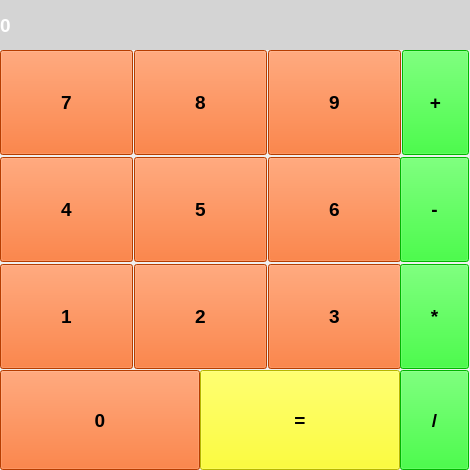
<?xml version="1.0" encoding="UTF-8"?>
<ui version="4.0">
 <class>MainWindow</class>
 <widget class="QMainWindow" name="MainWindow">
  <property name="geometry">
   <rect>
    <x>0</x>
    <y>0</y>
    <width>470</width>
    <height>470</height>
   </rect>
  </property>
  <property name="windowTitle">
   <string>Calculation</string>
  </property>
  <widget class="QWidget" name="centralwidget">
   <widget class="QLabel" name="label_result">
    <property name="geometry">
     <rect>
      <x>0</x>
      <y>0</y>
      <width>470</width>
      <height>50</height>
     </rect>
    </property>
    <property name="font">
     <font>
      <pointsize>14</pointsize>
      <weight>75</weight>
      <italic>false</italic>
      <bold>true</bold>
      <underline>false</underline>
      <strikeout>false</strikeout>
      <kerning>false</kerning>
     </font>
    </property>
    <property name="styleSheet">
     <string notr="true">color: rgb(255, 255, 255);
background-color: rgb(212, 212, 212);</string>
    </property>
    <property name="text">
     <string>0</string>
    </property>
    <property name="margin">
     <number>10</number>
    </property>
   </widget>
   <widget class="QPushButton" name="btn_0">
    <property name="geometry">
     <rect>
      <x>0</x>
      <y>370</y>
      <width>200</width>
      <height>100</height>
     </rect>
    </property>
    <property name="font">
     <font>
      <pointsize>14</pointsize>
      <weight>75</weight>
      <bold>true</bold>
     </font>
    </property>
    <property name="styleSheet">
     <string notr="true">background-color: rgb(255, 85, 0);</string>
    </property>
    <property name="text">
     <string>0</string>
    </property>
   </widget>
   <widget class="QPushButton" name="btn_equal">
    <property name="geometry">
     <rect>
      <x>200</x>
      <y>370</y>
      <width>200</width>
      <height>100</height>
     </rect>
    </property>
    <property name="font">
     <font>
      <pointsize>14</pointsize>
      <weight>75</weight>
      <bold>true</bold>
     </font>
    </property>
    <property name="styleSheet">
     <string notr="true">background-color: rgb(255, 255, 0);</string>
    </property>
    <property name="text">
     <string>=</string>
    </property>
   </widget>
   <widget class="QPushButton" name="btn_7">
    <property name="geometry">
     <rect>
      <x>0</x>
      <y>50</y>
      <width>133</width>
      <height>105</height>
     </rect>
    </property>
    <property name="font">
     <font>
      <pointsize>14</pointsize>
      <weight>75</weight>
      <bold>true</bold>
     </font>
    </property>
    <property name="styleSheet">
     <string notr="true">background-color: rgb(255, 85, 0);</string>
    </property>
    <property name="text">
     <string>7</string>
    </property>
   </widget>
   <widget class="QPushButton" name="btn_4">
    <property name="geometry">
     <rect>
      <x>0</x>
      <y>157</y>
      <width>133</width>
      <height>105</height>
     </rect>
    </property>
    <property name="font">
     <font>
      <pointsize>14</pointsize>
      <weight>75</weight>
      <bold>true</bold>
     </font>
    </property>
    <property name="styleSheet">
     <string notr="true">background-color: rgb(255, 85, 0);</string>
    </property>
    <property name="text">
     <string>4</string>
    </property>
   </widget>
   <widget class="QPushButton" name="btn_1">
    <property name="geometry">
     <rect>
      <x>0</x>
      <y>264</y>
      <width>133</width>
      <height>105</height>
     </rect>
    </property>
    <property name="font">
     <font>
      <pointsize>14</pointsize>
      <weight>75</weight>
      <bold>true</bold>
     </font>
    </property>
    <property name="styleSheet">
     <string notr="true">background-color: rgb(255, 85, 0);</string>
    </property>
    <property name="text">
     <string>1</string>
    </property>
   </widget>
   <widget class="QPushButton" name="btn_8">
    <property name="geometry">
     <rect>
      <x>134</x>
      <y>50</y>
      <width>133</width>
      <height>105</height>
     </rect>
    </property>
    <property name="font">
     <font>
      <pointsize>14</pointsize>
      <weight>75</weight>
      <bold>true</bold>
     </font>
    </property>
    <property name="styleSheet">
     <string notr="true">background-color: rgb(255, 85, 0);</string>
    </property>
    <property name="text">
     <string>8</string>
    </property>
   </widget>
   <widget class="QPushButton" name="btn_9">
    <property name="geometry">
     <rect>
      <x>268</x>
      <y>50</y>
      <width>133</width>
      <height>105</height>
     </rect>
    </property>
    <property name="font">
     <font>
      <pointsize>14</pointsize>
      <weight>75</weight>
      <bold>true</bold>
     </font>
    </property>
    <property name="styleSheet">
     <string notr="true">background-color: rgb(255, 85, 0);</string>
    </property>
    <property name="text">
     <string>9</string>
    </property>
   </widget>
   <widget class="QPushButton" name="btn_5">
    <property name="geometry">
     <rect>
      <x>134</x>
      <y>157</y>
      <width>133</width>
      <height>105</height>
     </rect>
    </property>
    <property name="font">
     <font>
      <pointsize>14</pointsize>
      <weight>75</weight>
      <bold>true</bold>
     </font>
    </property>
    <property name="styleSheet">
     <string notr="true">background-color: rgb(255, 85, 0);</string>
    </property>
    <property name="text">
     <string>5</string>
    </property>
   </widget>
   <widget class="QPushButton" name="btn_6">
    <property name="geometry">
     <rect>
      <x>268</x>
      <y>157</y>
      <width>133</width>
      <height>105</height>
     </rect>
    </property>
    <property name="font">
     <font>
      <pointsize>14</pointsize>
      <weight>75</weight>
      <bold>true</bold>
     </font>
    </property>
    <property name="styleSheet">
     <string notr="true">background-color: rgb(255, 85, 0);</string>
    </property>
    <property name="text">
     <string>6</string>
    </property>
   </widget>
   <widget class="QPushButton" name="btn_2">
    <property name="geometry">
     <rect>
      <x>134</x>
      <y>264</y>
      <width>133</width>
      <height>105</height>
     </rect>
    </property>
    <property name="font">
     <font>
      <pointsize>14</pointsize>
      <weight>75</weight>
      <bold>true</bold>
     </font>
    </property>
    <property name="styleSheet">
     <string notr="true">background-color: rgb(255, 85, 0);</string>
    </property>
    <property name="text">
     <string>2</string>
    </property>
   </widget>
   <widget class="QPushButton" name="btn_3">
    <property name="geometry">
     <rect>
      <x>268</x>
      <y>264</y>
      <width>133</width>
      <height>105</height>
     </rect>
    </property>
    <property name="font">
     <font>
      <pointsize>14</pointsize>
      <weight>75</weight>
      <bold>true</bold>
     </font>
    </property>
    <property name="styleSheet">
     <string notr="true">background-color: rgb(255, 85, 0);</string>
    </property>
    <property name="text">
     <string>3</string>
    </property>
   </widget>
   <widget class="QPushButton" name="pushButton">
    <property name="geometry">
     <rect>
      <x>402</x>
      <y>50</y>
      <width>67</width>
      <height>105</height>
     </rect>
    </property>
    <property name="font">
     <font>
      <pointsize>14</pointsize>
      <weight>75</weight>
      <bold>true</bold>
     </font>
    </property>
    <property name="styleSheet">
     <string notr="true">background-color: rgb(0, 255, 0);</string>
    </property>
    <property name="text">
     <string>+</string>
    </property>
   </widget>
   <widget class="QPushButton" name="pushButton_2">
    <property name="geometry">
     <rect>
      <x>400</x>
      <y>157</y>
      <width>69</width>
      <height>105</height>
     </rect>
    </property>
    <property name="font">
     <font>
      <pointsize>14</pointsize>
      <weight>75</weight>
      <bold>true</bold>
     </font>
    </property>
    <property name="styleSheet">
     <string notr="true">background-color: rgb(0, 255, 0);</string>
    </property>
    <property name="text">
     <string>-</string>
    </property>
   </widget>
   <widget class="QPushButton" name="pushButton_3">
    <property name="geometry">
     <rect>
      <x>400</x>
      <y>264</y>
      <width>69</width>
      <height>105</height>
     </rect>
    </property>
    <property name="font">
     <font>
      <pointsize>14</pointsize>
      <weight>75</weight>
      <bold>true</bold>
     </font>
    </property>
    <property name="styleSheet">
     <string notr="true">background-color: rgb(0, 255, 0);</string>
    </property>
    <property name="text">
     <string>*</string>
    </property>
   </widget>
   <widget class="QPushButton" name="pushButton_4">
    <property name="geometry">
     <rect>
      <x>400</x>
      <y>370</y>
      <width>69</width>
      <height>100</height>
     </rect>
    </property>
    <property name="font">
     <font>
      <pointsize>14</pointsize>
      <weight>75</weight>
      <bold>true</bold>
     </font>
    </property>
    <property name="styleSheet">
     <string notr="true">background-color: rgb(0, 255, 0);</string>
    </property>
    <property name="text">
     <string>/</string>
    </property>
   </widget>
  </widget>
 </widget>
 <resources/>
 <connections/>
</ui>
